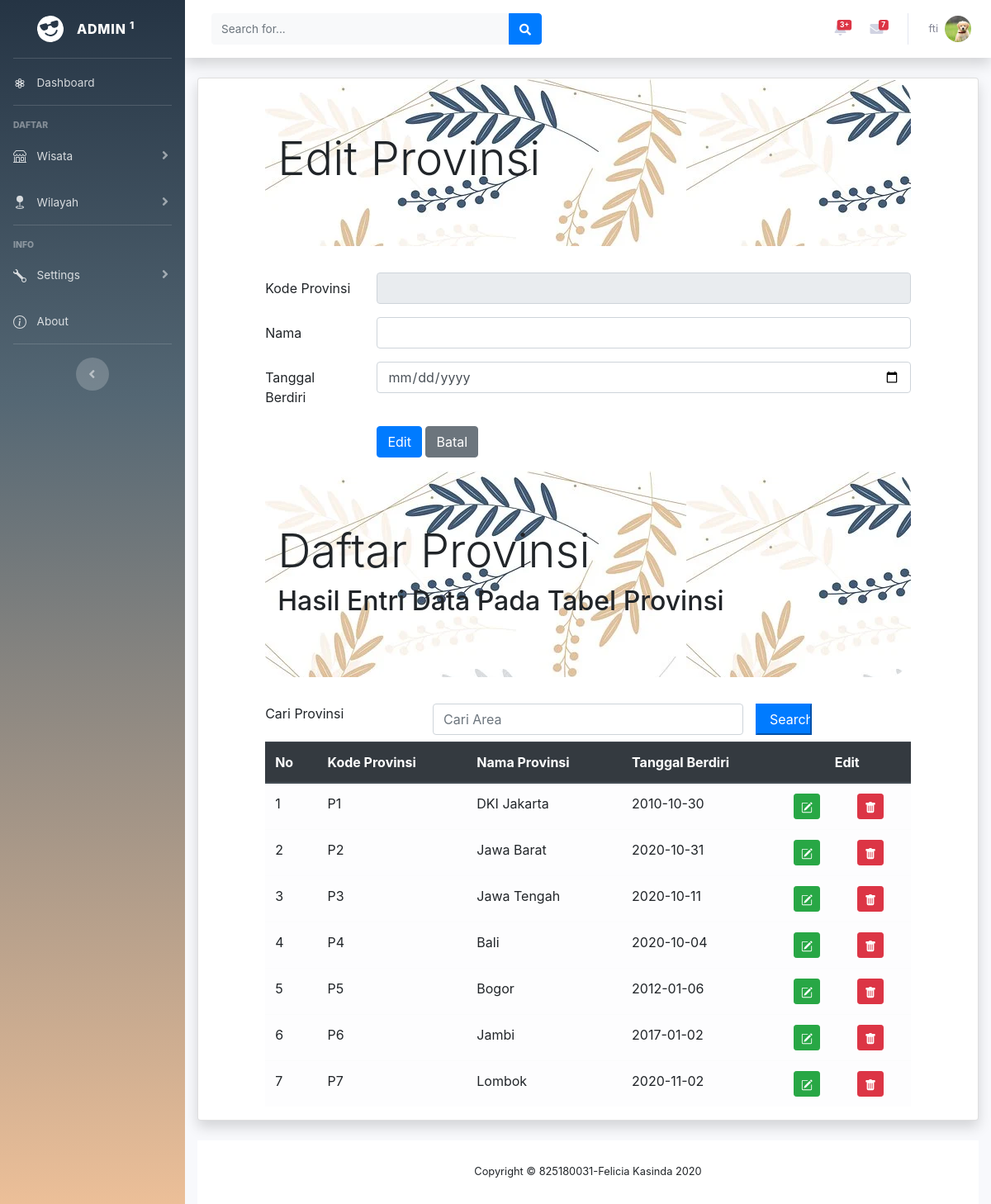
The page /DASHBOARD/provinsiEdit.php (signed in) on the database its author committed.
### tables this page shows
CREATE TABLE `provinsi` (
  `provinsiID` char(2) NOT NULL,
  `provinsinama` char(25) NOT NULL,
  `provinsitglberdiri` date NOT NULL
);

### DASHBOARD/provinsiEdit.php (the view, shortened to what this page needs)
<!DOCTYPE html>
<html lang="en">
    <?php include "header.php";?>
    <div class="container-fluid">
    <div class="card shadow mb-4">
<?php
  include "includes/config.php";
  		?> <h1>Harus diisi</h1> <?php
  $kodeprovinsi = $_GET["edit"];
  $editprovinsi = mysqli_query($connection, "SELECT * FROM provinsi WHERE provinsiID = '$kodeprovinsi'");
  $rowedit = mysqli_fetch_array($editprovinsi);
?>
  <head>
    <link rel="stylesheet" href="https://stackpath.bootstrapcdn.com/bootstrap/4.4.1/css/bootstrap.min.css">
  </head>
  <body>
<div class="row">
    <div class="col-sm-1">
    </div>
    <div class="col-sm-10">
    <div class="jumbotron jumbotron-fluid" style="background: url('img/bck.webp'); border-radius: 30px">
        <div class="container">
          <h1 class="display-4">Edit Provinsi</h1>
        </div>
      </div>
    <form method="POST">
    <div class="form-group row">
        <label for="kodeprovinsi" class="col-sm-2 col-form-label">Kode Provinsi</label>
        <div class="col-sm-10">
          <input type="text" class="form-control" name="inputkode"id="kodeprovinsi" value="<?php echo $rowedit["provinsiID"]?>" maxlength="2" readonly>
        </div>
      </div>
		  <div class="form-group row">
		    <label for="namaprovinsi" class="col-sm-2 col-form-label">Nama</label>
		    <div class="col-sm-10">
		      <input type="text" class="form-control" name="inputnama"id="namaprovinsi"value="<?php echo $rowedit["provinsinama"]?>">
		    </div>
		  </div>
		  <div class="form-group row">
		    <label for="tglprovinsi" class="col-sm-2 col-form-label">Tanggal Berdiri</label>
		    <div class="col-sm-10">
		      <input type="date" class="form-control" name="inputtgl" data-provide="datepicker" id="tglprovinsi" value="<?php echo $rowedit["provinsitglberdiri"]?>">
		    </div>
		  </div>
		  <div class="form-group row">
		    <div class="col-sm-2">
		    </div>
		    <div class="col-sm-10">
		 <input type="submit" class="btn btn-primary" value="Edit" name="Edit">
     <input type="button"  onclick="window.location.href='provinsi.php'" class="btn btn-secondary" value="Batal" name="Batal">
		    </div>
		  </div>
</div>
</div>
<div class="row">
    <div class="col-sm-1"></div>
    <div class="col-sm-10">
      <div class="jumbotron jumbotron-fluid" style="background: url('img/bck.webp'); border-radius: 30px">
        <div class="container">
          <h1 class="display-4">Daftar Provinsi</h1>
          <h2>Hasil Entri Data Pada Tabel Provinsi</h2>
        </div>
      </div>
      <form method="POST">
        <div class="form-group row mb-2">
          <label for="search" class="col-sm-3">Cari Provinsi</label>
          <div class="col-sm-6">
            <input type="text" name="search" class="form-control" id="search" placeholder="Cari Area" value="<?php if(isset($_POST['search'])) {echo $_POST['search'];}?>">
          </div>
          <input type="submit" name="kirim" class="col-sm-1 btn-primary" value="Search">
        </div>
      </form>
      <table class="table table-hover table-light">
        <thead class="thead-dark">
          <tr>
            <th>No</th>
            <th>Kode Provinsi</th>
            <th>Nama Provinsi</th>
            <th>Tanggal Berdiri</th>
            <th colspan="2" style="text-align: center">Edit</th>
          </tr>
        </thead>
        <tbody>
          <?php
          if (isset($_POST["kirim"]))
          {
            $search = $_POST['search'];
            $query = mysqli_query($connection, "SELECT * FROM provinsi WHERE provinsinama LIKE '%".$search."%'
              OR provinsitglberdiri LIKE '%".$search."%'
              OR provinsiID LIKE '%".$search."%'");
          } else
          {
            $query = mysqli_query($connection, "SELECT * FROM provinsi");
          }
            $nomor = 1;
            while ($row = mysqli_fetch_array($query))
            { ?>
              <tr>
                <td><?php echo $nomor;?></td>
                <td><?php echo $row['provinsiID'];?></td>
                <td><?php echo $row['provinsinama'];?></td>
                <td><?php echo $row['provinsitglberdiri'];?></td>
                <td>
                  <a href="provinsiEdit.php?edit=<?php echo $row["provinsiID"]?>" class="btn btn-success btn-sm" title="Edit">
                  </a>
                </td>
                <td>
                  <a href="provinsiHapus.php?hapus=<?php echo $row["provinsiID"]?>" class="btn btn-danger btn-sm" title="Delete">
                  </a>
                </td>
              </tr>
              <?php $nomor = $nomor + 1; ?>
            <?php }
          ?>
        </tbody>
      </table>
    </div>
    <div class="col-sm-1"></div>
  </div>
  </body>
  <?php include "footer.php";?>
</html>

### DASHBOARD/header.php (shortened to what this page needs)
<head>
    <link rel="stylesheet" href="https://stackpath.bootstrapcdn.com/bootstrap/4.5.2/css/bootstrap.min.css">
    <link href="vendor/fontawesome-free/css/all.min.css" rel="stylesheet" type="text/css">
    <link href="css/sb-admin-2.min.css" rel="stylesheet">
    <link href="vendor/datatables/dataTables.bootstrap4.min.css" rel="stylesheet">
</head>
<?php
include "includes/config.php";
?>
<body id="page-top">
    <div id="wrapper">
        <ul class="navbar-nav  sidebar sidebar-dark accordion" id="accordionSidebar" style="background: rgb(37,52,68);background: linear-gradient(180deg, rgba(37,52,68,1) 0%, rgba(84,103,116,1) 33%, rgba(236,191,152,1) 100%);;">
            <a class="sidebar-brand d-flex align-items-center justify-content-center" href="index.php">
                <div class="sidebar-brand-icon rotate-n-15">
                </div>
                <div class="sidebar-brand-text mx-3">Admin <sup>1</sup></div>
            </a>
            <hr class="sidebar-divider my-0">
            <li class="nav-item">
                <a class="nav-link" href="index.php">
                    <span style="margin-left: 8px">Dashboard</span></a>
            </li>
            <hr class="sidebar-divider">
            <div class="sidebar-heading">
                Daftar
            </div>
            <li class="nav-item">
                <a class="nav-link collapsed" href="#" data-toggle="collapse" data-target="#collapseTwo"
                    aria-expanded="true" aria-controls="collapseTwo">
                    <span style="margin-left: 8px">Wisata</span>
                </a>
            </li>
            <li class="nav-item">
                <a class="nav-link collapsed" href="#" data-toggle="collapse" data-target="#collapseUtilities"
                    aria-expanded="true" aria-controls="collapseUtilities">
                    <span style="margin-left: 8px">Wilayah</span>
                </a>
            </li>
            <hr class="sidebar-divider">
            <div class="sidebar-heading">
                INFO
            </div>
            <li class="nav-item">
                <a class="nav-link collapsed" href="#" data-toggle="collapse" data-target="#collapsePages"
                    aria-expanded="true" aria-controls="collapsePages">
                    <span style="margin-left: 8px">Settings</span>
                </a>
            </li>
            <li class="nav-item">
                <a class="nav-link" href="about.php">
                    <span style="margin-left: 8px">About</span></a>
            </li>
            <hr class="sidebar-divider d-none d-md-block">
            <div class="text-center d-none d-md-inline">
                <button class="rounded-circle border-0" id="sidebarToggle"></button>
            </div>
        </ul>
        <div id="content-wrapper" class="d-flex flex-column">
            <div id="content">
                <nav class="navbar navbar-expand navbar-light bg-white topbar mb-4 static-top shadow" >
                    <form
                        class="d-none d-sm-inline-block form-inline mr-auto ml-md-3 my-2 my-md-0 mw-100 navbar-search">
                        <div class="input-group">
                            <input type="text" class="form-control bg-light border-0 small" placeholder="Search for..."
                                aria-label="Search" aria-describedby="basic-addon2">
                            <div class="input-group-append">
                                <button class="btn btn-primary" type="button">
                                    <i class="fas fa-search fa-sm"></i>
                                </button>
                            </div>
                        </div>
                    </form>
                    <ul class="navbar-nav ml-auto">
                        <li class="nav-item dropdown no-arrow mx-1">
                            <a class="nav-link dropdown-toggle" href="#" id="alertsDropdown" role="button"
                                data-toggle="dropdown" aria-haspopup="true" aria-expanded="false">
                                <span class="badge badge-danger badge-counter">3+</span>
                            </a>
                        </li>
                        <li class="nav-item dropdown no-arrow mx-1">
                            <a class="nav-link dropdown-toggle" href="#" id="messagesDropdown" role="button"
                                data-toggle="dropdown" aria-haspopup="true" aria-expanded="false">
                                <i class="fas fa-envelope fa-fw"></i>
                                <span class="badge badge-danger badge-counter">7</span>
                            </a>
                        </li>
                        <?php
                            $profile = $_SESSION['emailuser'];
                            $profilenama = mysqli_query($connection, "SELECT * FROM admin WHERE adminemail = '$profile'");
                            $row = mysqli_fetch_array($profilenama);
                        ?>
                        <li class="nav-item dropdown no-arrow">
                            <a class="nav-link dropdown-toggle" href="#" id="userDropdown" role="button"
                                data-toggle="dropdown" aria-haspopup="true" aria-expanded="false">
                                <span class="mr-2 d-none d-lg-inline text-gray-600 small"> <?php echo $row['adminnama']?></span>
                                <img class="img-profile rounded-circle"
                                    src="img/profile.jpg">
                            </a>
                        </li>
                    </ul>
                </nav>

### rows shown on the page
provinsi: provinsiID "P1", provinsinama "DKI Jakarta", provinsitglberdiri "2010-10-30"
provinsi: provinsiID "P2", provinsinama "Jawa Barat", provinsitglberdiri "2020-10-31"
provinsi: provinsiID "P3", provinsinama "Jawa Tengah", provinsitglberdiri "2020-10-11"
provinsi: provinsiID "P4", provinsinama "Bali", provinsitglberdiri "2020-10-04"
provinsi: provinsiID "P5", provinsinama "Bogor", provinsitglberdiri "2012-01-06"
provinsi: provinsiID "P6", provinsinama "Jambi", provinsitglberdiri "2017-01-02"
provinsi: provinsiID "P7", provinsinama "Lombok", provinsitglberdiri "2020-11-02"

### other values the page prints
$row['adminnama'] "fti"
